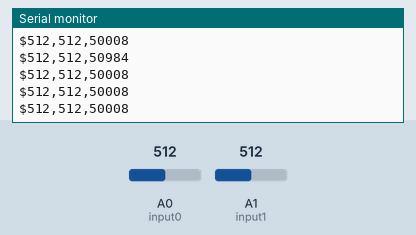
This sketch was run on a simulated Arduino Uno, built with avr-gcc and run on an emulated ATmega328P. Parts: the last lines printed to the serial monitor. The test bench sets the inputs (shaded band); at power-on: A0 (input0) = 512, A1 (input1) = 512.

Above: at 2.2 s.
2.3 s: A0 (input0) set to 716
At 2.32 s:
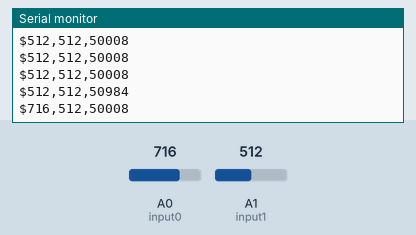
3.8 s: A1 (input1) set to 716
At 3.82 s:
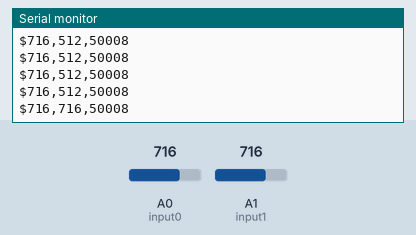
5.3 s: A0 (input0) set to 900
At 5.32 s:
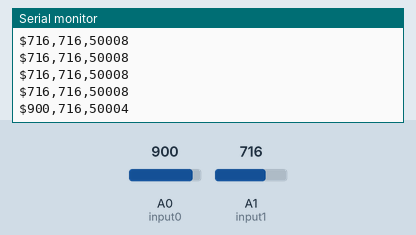
6.8 s: A1 (input1) set to 900
At 6.82 s:
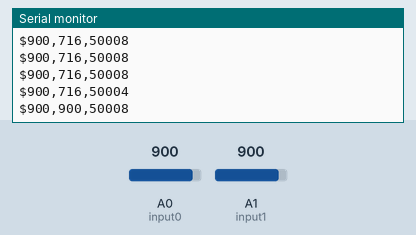
Timing chart, 0 to 9.3 s (numbered marks = the images above; inputs shaded):
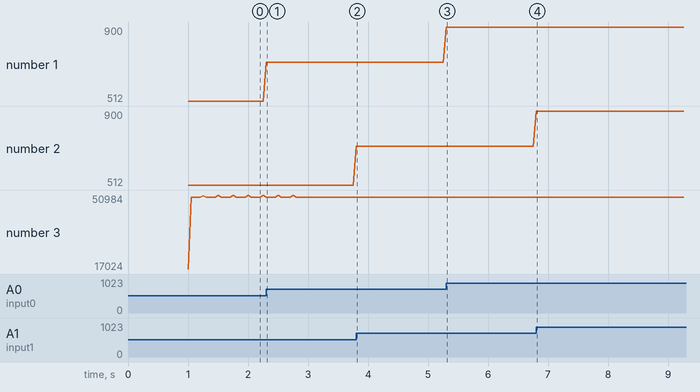

The sketch:

arduino_labview_voltage_display.ino
```cpp
/*==========================================
 * Arduino Labview Voltage Display
 * Created by zxlee (iamzxlee.wordpress.com)
 *
 * Demonstrate how to display Arduino analog
 * inputs, A0 and A1 to Labview using Serial
 * communication
============================================*/

#define input0 A0
#define input1 A1

unsigned long previousCount = 0;

/**==========================================
 * Constants for interval between samples
 * 50000 microseconds = 50 milliseconds
 * equivalent to 20 samples per second
 *
 * Sample rate is controlled using the
 * method similar to example BlinkWithoutDelay
============================================*/

const unsigned long interval = 50000;

void setup()
{
  Serial.begin(115200);
  delay(1000);
}

void loop()
{
  unsigned long currentCount = micros();

  //Calculates the time difference since last serial data sent
  unsigned long countDiff = currentCount - previousCount;

  if(countDiff >= interval)
  {
    //Create a buffer to store string
    char buffer[50];

    //Format the data into string
    sprintf(buffer, "$%d,%d,%u\r\n", analogRead(input0), analogRead(input1), countDiff);

    //Write string into COM port
    Serial.write(buffer);

    //Update new previous count
    previousCount = currentCount;
  }

}
```

Measured:
- after the input at 2.3 s, the serial monitor: prints a new line at once (image 1)
- after the input at 3.8 s, the serial monitor: prints a new line at once (image 2)
- after the input at 5.3 s, the serial monitor: prints a new line at once (image 3)
- after the input at 6.8 s, the serial monitor: prints a new line at once (image 4)
- plotted number 1: 512 → 716 after the input at 2.3 s, 716 → 900 after the input at 5.3 s
